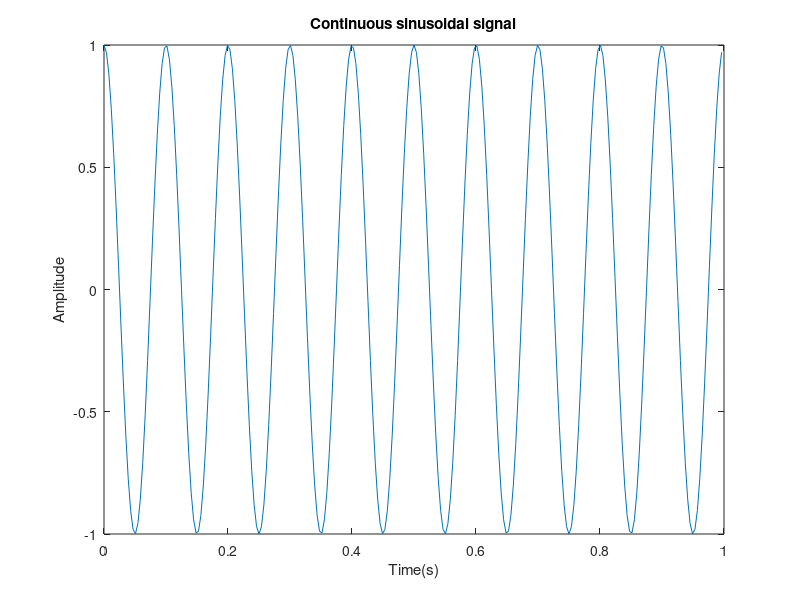
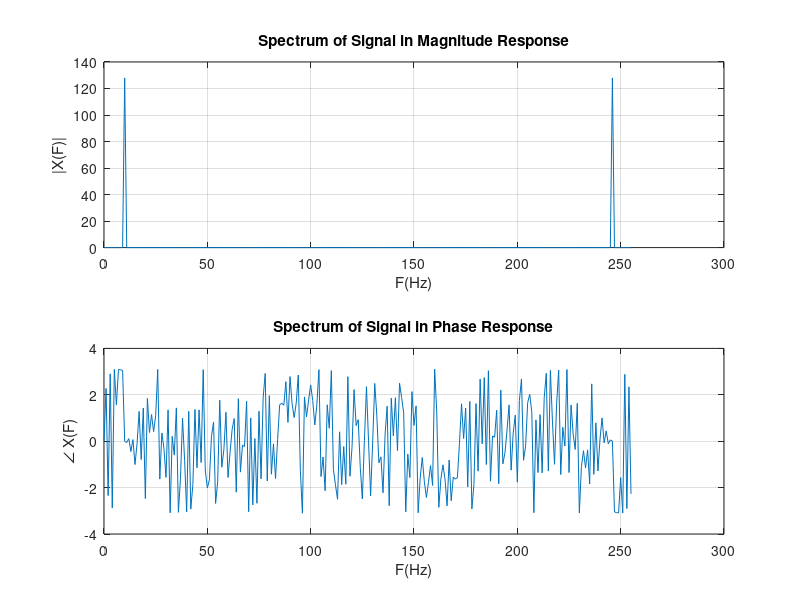

Here is the MATLAB script that generated these plots, in order:
clc;clear;close all;
Fs=256;
N = 256;
f=10; %Frequency of sinusoid
t=0:1/Fs:(N-1)/Fs; %time index
S=cos(2*pi*f*t);
 
plot(t,S)
title('Continuous sinusoidal signal');
xlabel('Time(s)');
ylabel('Amplitude');

%% Spectrum of X
kshift = -(256-1)/2:(256-1)/2; 
X = fftshift(fft(S,256)); % Do DFT, X[k] 
Xmag = abs(X); Xphase = angle(X);
F = Fs*kshift/256; W = 2*pi*Fs*kshift/256; % Frequency Conversion 

X = fft(S,256); % Do DFT
Xmag = abs(X); Xphase = angle(X);

figure(2);
subplot(2,1,1);
plot(0:255,Xmag), xlabel('F(Hz)'), ylabel('|X(F)|')
title('Spectrum of Signal in Magnitude Response'), grid on

subplot(2,1,2);
plot(0:255,Xphase),xlabel('F(Hz)'), ylabel('\angle X(F)') 
title('Spectrum of Signal in Phase Response'), grid on

%%
% kshift = -(N-1)/2:(N-1)/2; 
% X = fftshift(fft(S,N)); % Do DFT, X[k] 
% Xmag = abs(X); Xphase = angle(X);
% F = Fs*kshift/N; W = 2*pi*Fs*kshift/N; % Frequency Conversion 
% 
% figure(2);
% subplot(2,1,1);
% plot(F,Xmag), xlabel('F(Hz)'), ylabel('|X(F)|')
% title('Frequency Spectrum in Magnitude Response'), grid on
% xlim([-300 300]);
% 
% subplot(2,1,2);
% plot(F,Xphase),xlabel('F(Hz)'), ylabel('\angle X(F)') 
% title('Frequency Spectrum in Phase Response'), grid on
%%
k=1;
for i = 1:length(Xmag(1,:))
    if Xmag(1,i) > 1.0
        j(k)=i;
        k=k+1;
    end
end

Xmag_prime = Xmag';
S_prime = S';
X_prime = X';
